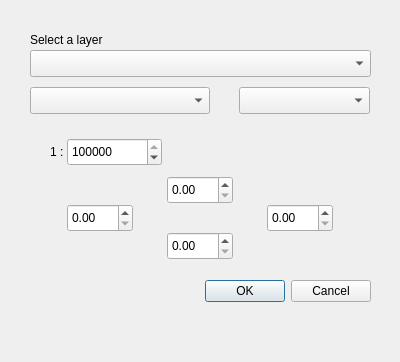
<?xml version="1.0" encoding="UTF-8"?>
<ui version="4.0">
 <class>SectionsDialogBase</class>
 <widget class="QDialog" name="SectionsDialogBase">
  <property name="geometry">
   <rect>
    <x>0</x>
    <y>0</y>
    <width>400</width>
    <height>362</height>
   </rect>
  </property>
  <property name="windowTitle">
   <string>Sections</string>
  </property>
  <widget class="QDialogButtonBox" name="button_box">
   <property name="geometry">
    <rect>
     <x>30</x>
     <y>275</y>
     <width>341</width>
     <height>32</height>
    </rect>
   </property>
   <property name="orientation">
    <enum>Qt::Horizontal</enum>
   </property>
   <property name="standardButtons">
    <set>QDialogButtonBox::Cancel|QDialogButtonBox::Ok</set>
   </property>
  </widget>
  <widget class="QgsMapLayerComboBox" name="pointLayer">
   <property name="geometry">
    <rect>
     <x>30</x>
     <y>50</y>
     <width>341</width>
     <height>27</height>
    </rect>
   </property>
  </widget>
  <widget class="QLabel" name="label_2">
   <property name="geometry">
    <rect>
     <x>30</x>
     <y>30</y>
     <width>90</width>
     <height>19</height>
    </rect>
   </property>
   <property name="text">
    <string>Select a layer</string>
   </property>
  </widget>
  <widget class="QDoubleSpinBox" name="doubleSpinBoxRightMargin">
   <property name="geometry">
    <rect>
     <x>267</x>
     <y>204</y>
     <width>66</width>
     <height>28</height>
    </rect>
   </property>
  </widget>
  <widget class="QDoubleSpinBox" name="doubleSpinBoxTopMargin">
   <property name="geometry">
    <rect>
     <x>167</x>
     <y>176</y>
     <width>66</width>
     <height>28</height>
    </rect>
   </property>
  </widget>
  <widget class="QDoubleSpinBox" name="doubleSpinBoxLeftMargin">
   <property name="geometry">
    <rect>
     <x>67</x>
     <y>204</y>
     <width>66</width>
     <height>28</height>
    </rect>
   </property>
  </widget>
  <widget class="QSpinBox" name="spinBoxScale">
   <property name="geometry">
    <rect>
     <x>67</x>
     <y>138</y>
     <width>95</width>
     <height>28</height>
    </rect>
   </property>
   <property name="maximum">
    <number>10000000</number>
   </property>
   <property name="value">
    <number>10000000</number>
   </property>
  </widget>
  <widget class="QDoubleSpinBox" name="doubleSpinBoxBottomMargin">
   <property name="geometry">
    <rect>
     <x>167</x>
     <y>232</y>
     <width>66</width>
     <height>28</height>
    </rect>
   </property>
  </widget>
  <widget class="QComboBox" name="comboBoxOrientacja">
   <property name="geometry">
    <rect>
     <x>239</x>
     <y>87</y>
     <width>131</width>
     <height>27</height>
    </rect>
   </property>
  </widget>
  <widget class="QLabel" name="label">
   <property name="geometry">
    <rect>
     <x>50</x>
     <y>142</y>
     <width>15</width>
     <height>19</height>
    </rect>
   </property>
   <property name="text">
    <string>1 : </string>
   </property>
  </widget>
  <widget class="QComboBox" name="comboBoxFormat">
   <property name="geometry">
    <rect>
     <x>30</x>
     <y>87</y>
     <width>180</width>
     <height>27</height>
    </rect>
   </property>
  </widget>
  <widget class="QLabel" name="label_3">
   <property name="geometry">
    <rect>
     <x>167</x>
     <y>208</y>
     <width>66</width>
     <height>19</height>
    </rect>
   </property>
   <property name="text">
    <string/>
   </property>
   <property name="pixmap">
    <pixmap>nazwa.svg</pixmap>
   </property>
   <property name="scaledContents">
    <bool>true</bool>
   </property>
  </widget>
 </widget>
 <customwidgets>
  <customwidget>
   <class>QgsMapLayerComboBox</class>
   <extends>QComboBox</extends>
   <header>qgsmaplayercombobox.h</header>
  </customwidget>
 </customwidgets>
 <resources>
 </resources>
 <connections>
  <connection>
   <sender>button_box</sender>
   <signal>accepted()</signal>
   <receiver>SectionsDialogBase</receiver>
   <slot>accept()</slot>
   <hints>
    <hint type="sourcelabel">
     <x>20</x>
     <y>20</y>
    </hint>
    <hint type="destinationlabel">
     <x>20</x>
     <y>20</y>
    </hint>
   </hints>
  </connection>
  <connection>
   <sender>button_box</sender>
   <signal>rejected()</signal>
   <receiver>SectionsDialogBase</receiver>
   <slot>reject()</slot>
   <hints>
    <hint type="sourcelabel">
     <x>20</x>
     <y>20</y>
    </hint>
    <hint type="destinationlabel">
     <x>20</x>
     <y>20</y>
    </hint>
   </hints>
  </connection>
 </connections>
</ui>
